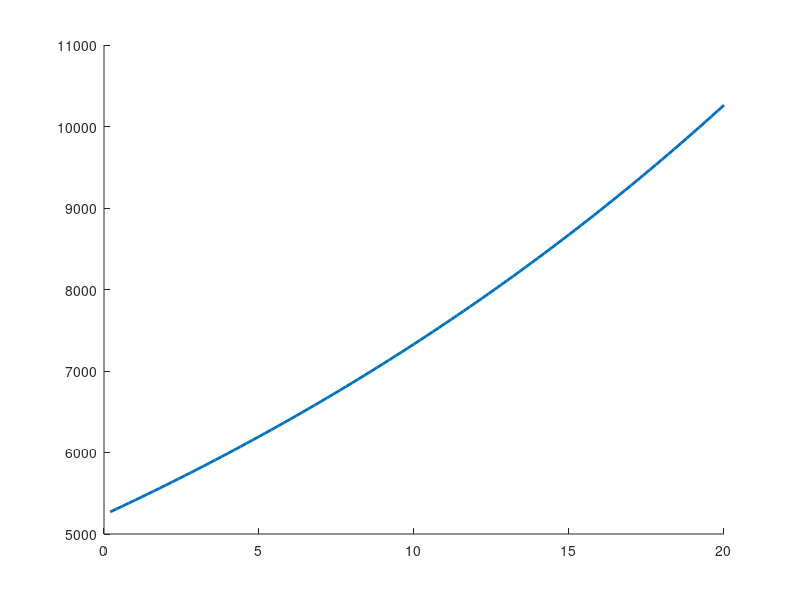

MATLAB code to generate this figure:
rpm = 50000;
rpmMax = 98000;
tStep = 0.2;
tMax = 20;
T = tMax / log(rpmMax/rpm);

w0 = rpm * pi / 30;

for k = 1:100
  time(k) = k*tStep;
  expo(k) = w0*exp((k*tStep)/T);
end
hold on
plot(time,expo,'LineWidth',2)

% t = linspace(0,20,101);
% t = 0.2;
% b = 2356.2; % amplitude
% x = (2*pi/40); % period
% c = (3*pi)/2; % horizontal phase shift
% d = b; % vertical phase shift
% 
% for k = 1:100
%   time(k) = t*k;
%   sinu(k) = b*sin((x*k*t) + c)+d;
%   vel(k) = 50000*pi/30 + sinu(k);
% end
% % figure(2)
% plot(time,sinu,'LineWidth',2)
% hold on
% plot(time,vel,'LineWidth',2)